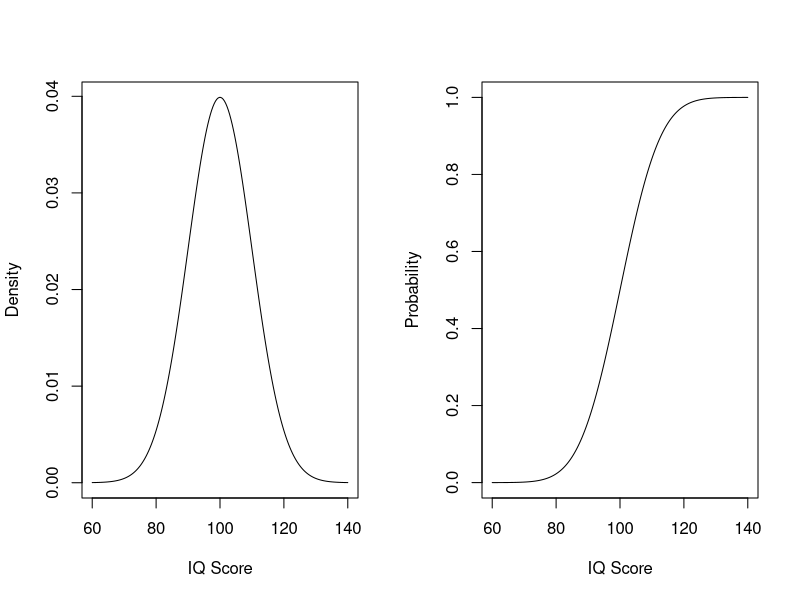
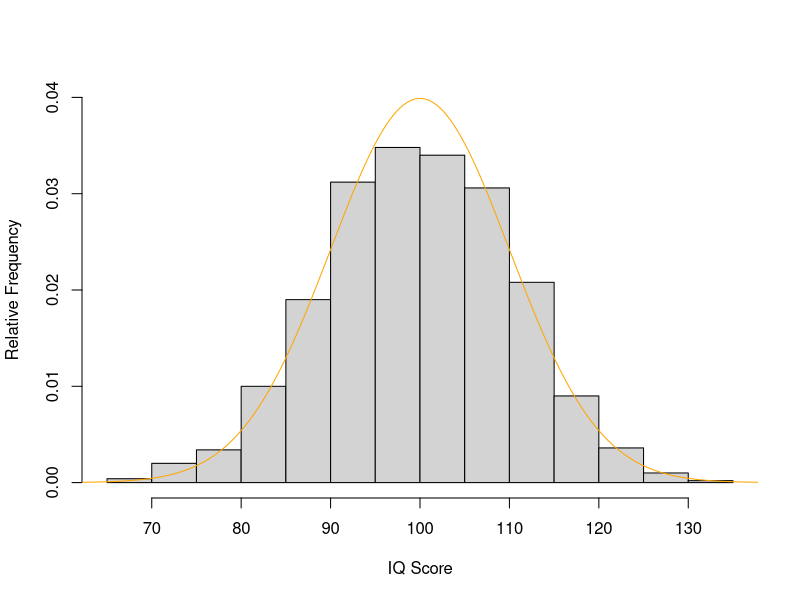
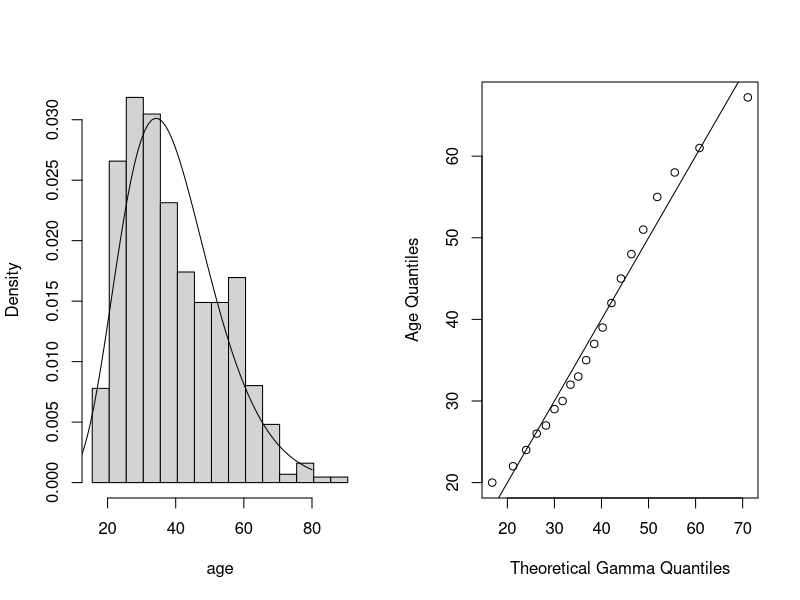
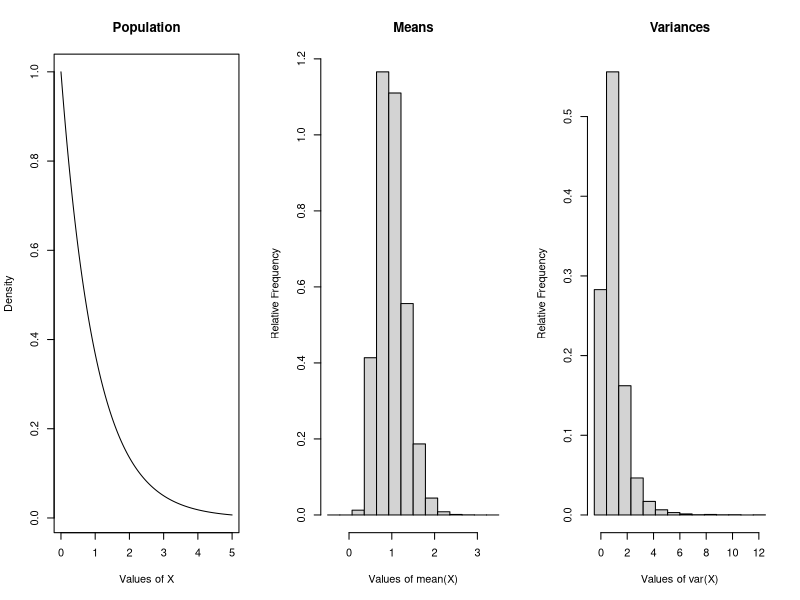

Here is the R script that generated these plots, in order:

# Using R's distribution functions

# Choose a mean and standard deviation
# IQ scores have mean 100 and sd 10
mu <- 100
sigma <- 10

# Select IQ scores for plotting
iq <- seq(mu-4*sigma,mu+4*sigma,length=200)

# Plot the density and distribution functions
par(mfrow=c(1,2))
plot(iq,dnorm(iq,mu,sigma),ylab="Density",xlab="IQ Score",type='l')
plot(iq,pnorm(iq,mu,sigma),ylab="Probability",xlab="IQ Score",type='l')
par(mfrow=c(1,1)) #reset to single plots

# Quantiles
p <- seq(0,1,by=.1)
cbind(100*p,qnorm(p,mu,sigma))

# Probabilities
# 1. Pr(IQ < 110)
pnorm(110,mu,sigma)
# 2. Pr(IQ > 95)
1 - pnorm(95,mu,sigma)
# 3. Pr(85 < IQ < 105)
pnorm(105,mu,sigma) - pnorm(85,mu,sigma)

# Random sampling from a normal distribution
norm.sample <- rnorm(1000,mu,sigma)
hist(norm.sample,freq=FALSE,ylab="Relative Frequency",
     xlab="IQ Score",main="",ylim=c(0,.04))
lines(iq,dnorm(iq,mu,sigma),col='orange')

# QQ Plot

data <- read.csv("GSS_1980.csv",header=TRUE)
age <- data$AGE # Age is positive and positively skewed

# Pick good values for a and k (gamma parameters)
a <- mean(age)/var(age)
k <- mean(age)^2/var(age)

obs <- quantile(age,seq(.025,.975,by=.05)) # Data quantiles
theory <- qgamma(seq(.025,.975,by=.05),k,a) # Gamma quantiles

# Contrast data histogram with gamma histogram
par(mfrow=c(1,2))
hist(age,freq=FALSE,breaks=seq(15.5,90.5,by=5),
     xlab="age",ylab="Density",main="")
lines(0:80,dgamma(0:80,k,a))

# Construct QQ plot
plot(theory,obs,type="p",ylab="Age Quantiles",xlab="Theoretical Gamma Quantiles")
abline(0,1)

# Sampling Distributions of the Mean and Variance
# Draw samples from an Exp(1) population
bignum <- 10000
N <- 10
means <- vector()
vars <- vector()

for (i in 1:bignum) {
  X <- rexp(N)
  means[i] <- mean(X)
  vars[i] <- var(X)
}

par(mfrow=c(1,3))

plot(seq(0,5,length=200),dexp(seq(0,5,length=200)),
     type ='l',xlab = "Values of X",ylab="Density",main="Population")

hist(means,breaks=seq(-.5,round(max(means))+.5,length=15),freq=FALSE,
     ylab="Relative Frequency",xlab="Values of mean(X)",main="Means")

hist(vars,breaks=seq(-.5,round(max(vars))+.5,length=15),freq=FALSE,
     ylab="Relative Frequency",xlab="Values of var(X)",
     main="Variances")
